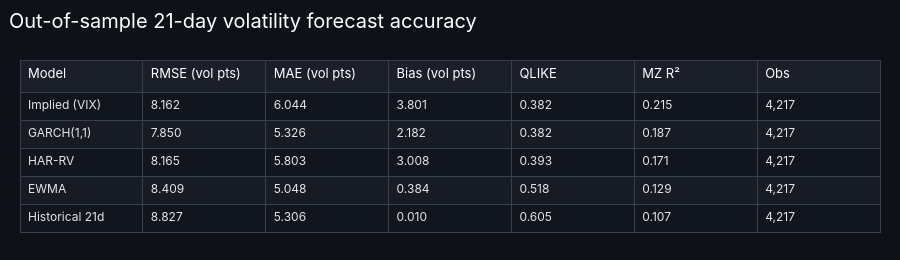

This figure's notebook cell:
### Markdown cell above
## 3. Volatility forecasting (walk-forward, out-of-sample)
The target is the realized variance over the next 21 trading days. Each model forecasts it at the close of day *t*:

| Model | Inputs |
|---|---|
| Historical 21d | Mean squared return over the last 21 days |
| EWMA | RiskMetrics exponential average, λ = 0.94 |
| GARCH(1,1) | MLE, refitted every January on all prior returns |
| HAR-RV | OLS on daily/weekly/monthly range-based realized variance (overnight gap + Garman-Klass), refitted every January |
| Implied (VIX) | The market's own 30-day forecast; it carries a variance risk premium, so it is biased upward |

QLIKE is the robust loss for variance forecasts: lower is better.

### Code cell
# Each forecaster predicts the mean daily variance over the next HORIZON days, using data up to day t
rv = func_lib.daily_variance_proxy(df).fillna(log_ret ** 2)          # range-based daily realized variance
target = func_lib.forward_realized_variance(log_ret, HORIZON)       # what we are trying to forecast
squared_ret = log_ret ** 2

var_forecasts = {
    'Historical 21d': squared_ret.rolling(21).mean(),
    'EWMA': squared_ret.ewm(alpha=1 - EWMA_LAMBDA, adjust=False).mean(),
    'GARCH(1,1)': func_lib.walk_forward_garch(log_ret, FIRST_FORECAST_DATE, HORIZON),
    'HAR-RV': func_lib.walk_forward_har(rv, target, FIRST_FORECAST_DATE, HORIZON),
}
if IV_TICKER:
    var_forecasts['Implied (VIX)'] = (df[IV_TICKER] / 100) ** 2 / TRADING_DAYS

# Score out-of-sample only
oos = df.index >= pd.Timestamp(FIRST_FORECAST_DATE)
metrics = func_lib.forecast_metrics({name: f[oos] for name, f in var_forecasts.items()}, target[oos])
stats_table_figure(metrics.sort_values('QLIKE'), 'Out-of-sample 21-day volatility forecast accuracy',
                   index_name='Model', decimals=3).show()

### Figure 1 — Plotly figure (JSON) as saved in the notebook; plotly's stock layout.template omitted (floating-point values rounded to 4 significant figures)
{"data": [{"cells": {"align": "left", "fill": {"color": [["#11151d", "#161b24", "#11151d", "#161b24", "#11151d"], ["#11151d", "#161b24", "#11151d", "#161b24", "#11151d"], ["#11151d", "#161b24", "#11151d", "#161b24", "#11151d"], ["#11151d", "#161b24", "#11151d", "#161b24", "#11151d"], ["#11151d", "#161b24", "#11151d", "#161b24", "#11151d"], ["#11151d", "#161b24", "#11151d", "#161b24", "#11151d"], ["#11151d", "#161b24", "#11151d", "#161b24", "#11151d"]]}, "font": {"color": "#e6e6e6", "size": 12}, "height": 28, "line": {"color": "#3a3f4b"}, "values": [["Implied (VIX)", "GARCH(1,1)", "HAR-RV", "EWMA", "Historical 21d"], ["8.162", "7.850", "8.165", "8.409", "8.827"], ["6.044", "5.326", "5.803", "5.048", "5.306"], ["3.801", "2.182", "3.008", "0.384", "0.010"], ["0.382", "0.382", "0.393", "0.518", "0.605"], ["0.215", "0.187", "0.171", "0.129", "0.107"], ["4,217", "4,217", "4,217", "4,217", "4,217"]]}, "header": {"align": "left", "fill": {"color": "#1b1f2a"}, "font": {"color": "white", "size": 13}, "height": 32, "line": {"color": "#3a3f4b"}, "values": ["Model", "RMSE (vol pts)", "MAE (vol pts)", "Bias (vol pts)", "QLIKE", "MZ R²", "Obs"]}, "type": "table"}], "layout": {"height": 260, "margin": {"b": 10, "l": 20, "r": 20, "t": 60}, "title": {"text": "Out-of-sample 21-day volatility forecast accuracy"}}}
